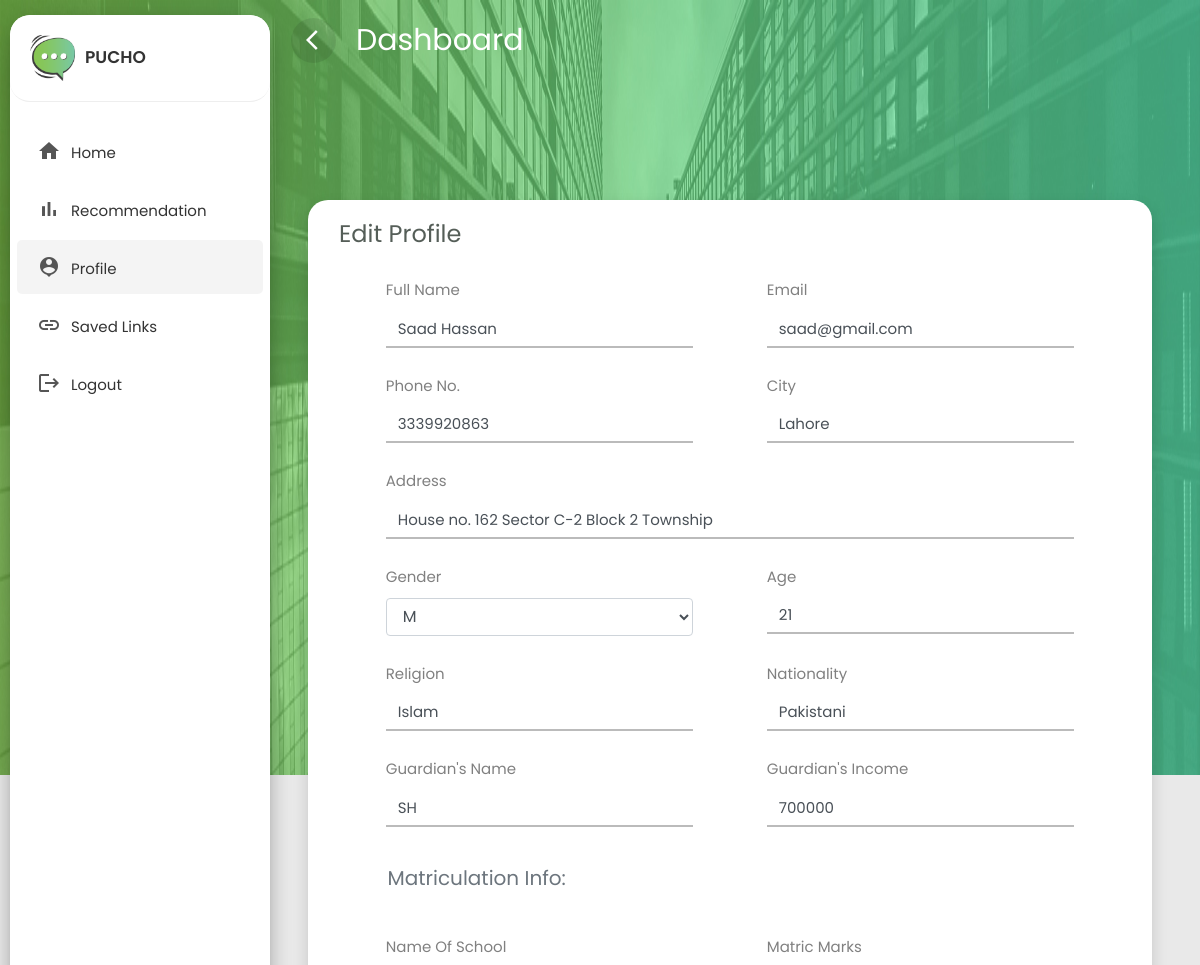
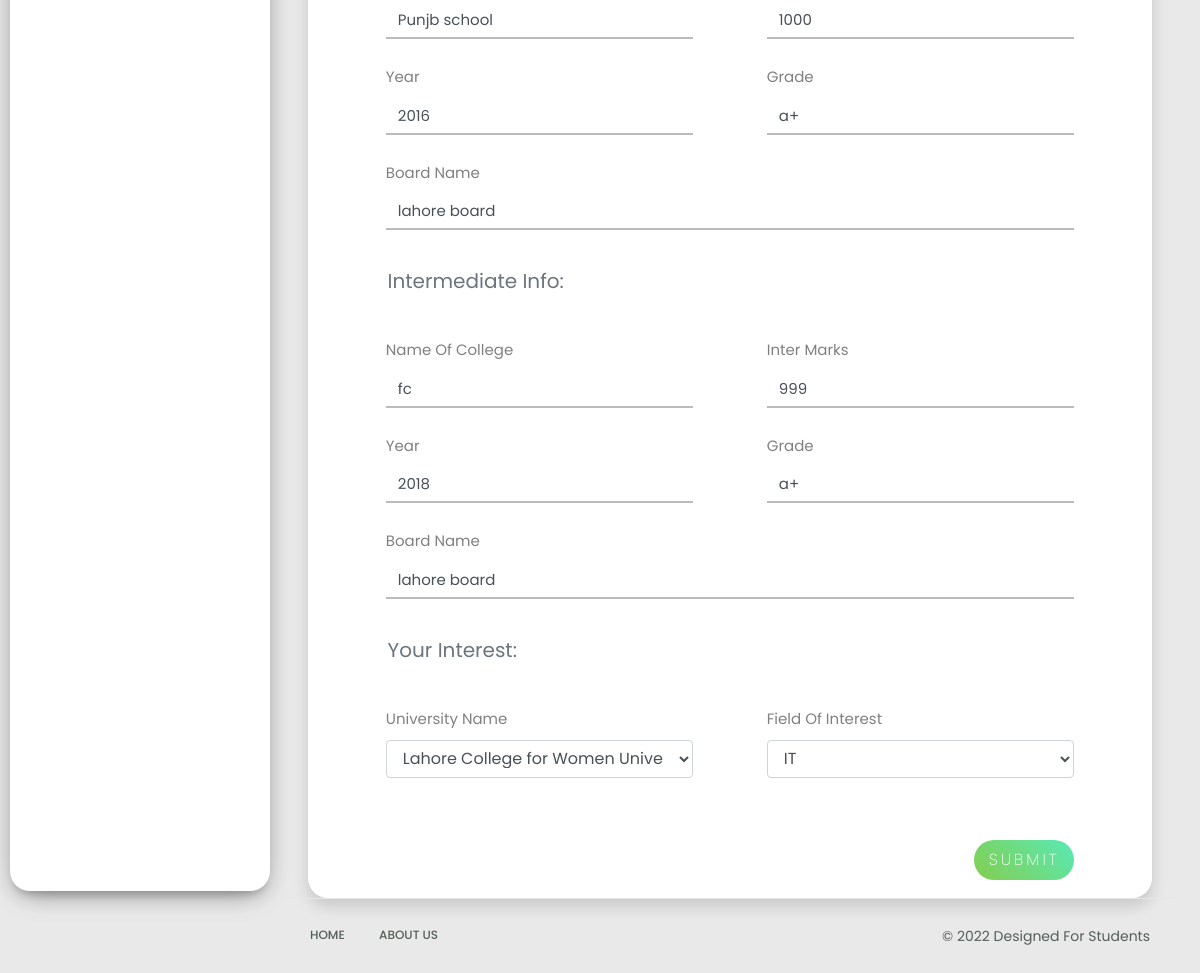
/edit/ (signed in), run on the app's committed database (2 pictures, top to bottom).
### profiles/models.py (models this page shows, shortened)
class Profile(models.Model):
    full_name = models.CharField(max_length=50)
    email = models.EmailField()
    phone_number = models.IntegerField()
    city = models.CharField(max_length=50)
    address = models.CharField(max_length=50)
    gender = models.CharField(max_length=15,choices=choices,default="Male")
    age = models.IntegerField()
    religion = models.CharField(max_length=50)
    nationality = models.CharField(max_length=50)
    gaurdian_name = models.CharField(max_length=50)
    gaurdian_income = models.IntegerField()
    name_of_school = models.CharField(max_length=50)
    matric_marks = models.IntegerField()
    year_of_matric = models.IntegerField()
    matric_grade = models.CharField(max_length=10)
    matric_board = models.CharField(max_length=50)
    name_of_college = models.CharField(max_length=50)
    inter_marks = models.IntegerField()
    year_of_inter = models.IntegerField()
    inter_grade = models.CharField(max_length=10)
    inter_board = models.CharField(max_length=50)
    university_name = models.CharField(max_length=50,choices=uni_choices,default="University of Engineering and Technology")
    field_of_interest = models.CharField(max_length=50,choices=dept_choices,default="SE")
    student = models.ForeignKey(User, on_delete=models.CASCADE)

### profiles/views.py (the view, shortened to what this page needs)
# urls.py: path('edit/', edit, name="edit"),
def edit(request):
    query = Profile.objects.get(student=request.user)
    return render(request, "edit.html",{"query":query})

### templates/edit.html (shortened to what this page needs)
{%  load static  %}
<!doctype html>
<html lang="en">
  <head>
    <link rel="stylesheet" href="{% static 'css/bootstrap.min.css' %}">
    <link rel="stylesheet" href="{% static 'css/dashboard.css' %}">
  </head>
  <body>
    <div class="wrapper">
        <nav id="sidebar">
          <div class="sidebar-header">
            <h3><img src="{% static 'images/logo2.png' %}" class="image-fluid"/><span>Pucho</span></h3>
          </div>
          <ul class="list-unstyled components">
            <li>
              <a href="{% url 'home' %}" class="dashboard"><i class="material-icons">home</i><span>Home</span></a>
            </li>
            <li>
              <a href="{% url 'recommendation' %}" class="dashboard"><i class="material-icons">bar_chart</i><span>Recommendation</span></a>
            </li>
            <li class="active">
              <a href="{% url 'profile' %}" class="dashboard"><i class="material-icons">person_pin</i><span>Profile</span></a>
            </li>
            <li  class="">
              <a href="{% url 'savedlinks' %}" class="dashboard"><i class="material-icons">link</i><span>Saved Links</span></a>
            </li>
            <li  class="">
              <a href="{% url 'logout' %}?next=/home" class="dashboard"><i class="material-icons">logout</i><span>Logout</span></a>
            </li>
          </ul>
        </nav>
        <div id="content">
          <div class="top-navbar">
            <nav class="navbar navbar-expand-lg">
              <div class="container-fluid">
                <div class="d-flex justify-content-start">
                  <button type="button" id="sidebarCollapse" class="d-xl-block d-lg-block d-md-mone d-none more-button2">
                    <span class="material-icons">arrow_back_ios</span>
                  </button>
                  <a class="navbar-brand"> Dashboard </a>
                </div>
              </div>
            </nav>
	        </div>
        	<div class="main-content">
            <div class="main-content">
              <div class="row content">
                <div class="col-lg-12 col-md-12 col-sm-12">
                  <div class="profile-form shadow mx-2 bookmarks">
                    <div class="row mx-3">
                      <div class="col-lg-12 m-auto">
                        <div class="mt-3">
                          <h4>Edit Profile</h4>
                        </div>
                        <form method="post" enctype="multipart/form-data" action="" class="multisteps-form__form col-lg-12 col-md-12 col-sm-12">
                          <div class="multisteps-form__content">
                            <div class="form-row mt-4 justify-content-around">
                              <div class="col-lg-5 col-md-5 col-sm-6 mt-4 mt-sm-0">
                                <label for="">Full Name</label>
                                <input class="multisteps-form__input form-control" type="text" name="full_name" required value="{{query.full_name}}">
                              </div>
                              <div class="col-lg-5 col-md-5 col-sm-6 mt-4 mt-sm-0">
                                <label for="">Email</label>
                                <input class="multisteps-form__input form-control" type="text" name="email" value="{{query.email}}" required/>
                              </div>
                            </div>
                            <div class="form-row mt-4 justify-content-around">
                              <div class="col-lg-5 col-md-5 col-sm-6 mt-4 mt-sm-0">
                                <label for="">Phone No.</label>
                                <input class="multisteps-form__input form-control" type="text" name="phone_number" value="{{query.phone_number}}" required/>
                              </div>
                              <div class="col-lg-5 col-md-5 col-sm-6 mt-4 mt-sm-0">
                                <label for="">City</label>
                                <input class="multisteps-form__input form-control" type="text" name="city" value="{{query.city}}" required/>
                              </div>
                            </div>
                            <div class="form-row mt-4 justify-content-around">
                              <div class="col-lg-11 col-md-11 col-sm-12 mt-4 mt-sm-0">
                                <label for="">Address</label>
                                <input class="multisteps-form__input form-control" type="text" name="address" value="{{query.address}}" required/>
                              </div>
                            </div>
                            <div class="form-row mt-4 justify-content-around">
                              <div class="col-lg-5 col-md-5 col-sm-6 mt-4 mt-sm-0">
                                <label for="">Gender</label>
                                <select class="multisteps-form__select form-control" name="gender" required>
                                  <option>{{query.gender}}</option>
                                </select>
                              </div>
                              <div class="col-lg-5 col-md-5 col-sm-6 mt-4 mt-sm-0">
                                <label for="">Age</label>
                                <input class="multisteps-form__input form-control" type="text" name="age" value="{{query.age}}" required/>
                              </div>
                            </div>
                            <div class="form-row mt-4 justify-content-around">
                                <div class="col-lg-5 col-md-5 col-sm-6 mt-4 mt-sm-0">
                                  <label for="">Religion</label>
                                  <input class="multisteps-form__input form-control" type="text" name="religion" value="{{query.religion}}" required/>
                                </div>
                                <div class="col-lg-5 col-md-5 col-sm-6 mt-4 mt-sm-0">
                                  <label for="">Nationality</label>
                                  <input class="multisteps-form__input form-control" type="text" name="nationality" value="{{query.nationality}}" required/>
                                </div>
                              </div>
                            <div class="form-row mt-4 justify-content-around">
                              <div class="col-lg-5 col-md-5 col-sm-6 mt-4 mt-sm-0">
                                <label for="">Guardian's Name</label>
                                <input class="multisteps-form__input form-control" type="text" name="gaurdian_name" value="{{query.gaurdian_name}}" required/>
                              </div>
                              <div class="col-lg-5 col-md-5 col-sm-6 mt-4 mt-sm-0">
                                <label for="">Guardian's Income</label>
                                <input class="multisteps-form__input form-control" type="text" name="gaurdian_income" value="{{query.gaurdian_income}}" required/>
                              </div>
                            </div>
                            <div class="multisteps-form__content">
                              <div class="row  justify-content-around">
                                <div class="multisteps-form__subtitle text-muted p-2 mt-4 col-lg-11 col-md-11 col-sm-11">
                                  <h5 class="pl-2 pt-1">Matriculation Info:</h5>
                                </div>
                              </div>
                              <div class="form-row mt-4 justify-content-around">
                                <div class="col-lg-5 col-md-5 col-sm-6 mt-4 mt-sm-0">
                                  <label for="">Name of School</label>
                                  <input class="multisteps-form__input form-control" type="text" name="name_of_school" value="{{query.name_of_school}}" required/>
                                </div>
                                <div class="col-lg-5 col-md-5 col-sm-6 mt-4 mt-sm-0">
                                  <label for="">Matric Marks</label>
                                  <input class="multisteps-form__input form-control" type="text" name="matric_marks" value="{{query.matric_marks}}" required/>
                                </div>
                              </div>
                              <div class="form-row mt-4 justify-content-around">
                                <div class="col-lg-5 col-md-5 col-sm-6 mt-4 mt-sm-0">
                                  <label for="">Year</label>
                                  <input class="multisteps-form__input form-control" type="text" name="year_of_matric" value="{{query.year_of_matric}}" required/>
                                </div>
                                <div class="col-lg-5 col-md-5 col-sm-6 mt-4 mt-sm-0">
                                  <label for="">Grade</label>
                                  <input class="multisteps-form__input form-control" type="text" name="matric_grade" value="{{query.matric_grade}}" required/>
                                </div>
                              </div>
                              <div class="form-row mt-4 justify-content-around">
                                <div class="col-lg-11 col-md-11 col-sm-12 mt-4 mt-sm-0">
                                  <label for="">Board Name</label>
                                  <input class="multisteps-form__input form-control" type="text" name="matric_board" value="{{query.matric_board}}" required/>
                                </div>
                              </div>
                              <div class="row  justify-content-around">
                                <div class="multisteps-form__subtitle text-muted p-2 mt-4 col-lg-11 col-md-11 col-sm-11">
                                  <h5 class="pl-2 pt-1">Intermediate Info:</h5>
                                </div>
                              </div>
                              <div class="form-row mt-4 justify-content-around">
                                <div class="col-lg-5 col-md-5 col-sm-6 mt-4 mt-sm-0">
                                  <label for="">Name of College</label>
                                  <input class="multisteps-form__input form-control" type="text" name="name_of_college" value="{{query.name_of_college}}" required/>
                                </div>
                                <div class="col-lg-5 col-md-5 col-sm-6 mt-4 mt-sm-0">
                                  <label for="">Inter Marks</label>
                                  <input class="multisteps-form__input form-control" type="text" name="inter_marks" value="{{query.inter_marks}}" required/>
                                </div>
                              </div>
                              <div class="form-row mt-4 justify-content-around">
                                <div class="col-lg-5 col-md-5 col-sm-6 mt-4 mt-sm-0">
                                  <label for="">Year</label>
                                  <input class="multisteps-form__input form-control" type="text" name="year_of_inter" value="{{query.year_of_inter}}" required/>
                                </div>
                                <div class="col-lg-5 col-md-5 col-sm-6 mt-4 mt-sm-0">
                                  <label for="">Grade</label>
                                  <input class="multisteps-form__input form-control" type="text" name="inter_grade" value="{{query.inter_grade}}" required/>
                                </div>
                              </div>
                              <div class="form-row mt-4 justify-content-around">
                                <div class="col-lg-11 col-md-11 col-sm-12 mt-4 mt-sm-0">
                                  <label for="">Board Name</label>
                                  <input class="multisteps-form__input form-control" type="text" name="inter_board" value="{{query.inter_board}}" required/>
                                </div>
                              </div>
                            </div>
                            <div class="row  justify-content-around">
                              <div class="multisteps-form__subtitle text-muted p-2 mt-4 col-lg-11 col-md-11 col-sm-11">
                                <h5 class="pl-2 pt-1">Your Interest:</h5>
                              </div>
                            </div>
                            <div class="form-row mt-4 justify-content-around">
                              <div class="col-lg-5 col-md-5 col-sm-6 mt-4 mt-sm-0">
                                <label for="">University Name</label>
                                <select class="multisteps-form__select form-control" name="university_name" required>
                                  <option>{{query.university_name}}</option>
                                </select>
                              </div>
                              <div class="col-lg-5 col-md-5 col-sm-6 mt-4 mt-sm-0">
                                <label for="">Field of Interest</label>
                                <select class="multisteps-form__select form-control" name="field_of_interest" required>
                                  <option>{{query.field_of_interest}}</option>
                                </select>
                              <div class="col-lg-11">
                                <span class="text-white">a</span>
                                <span class="text-white">a</span>
                              </div>
                                <div class="d-flex mt-3">
                                <input type="submit" name="" value="Submit" class="btn btn-edit ml-auto">
                              </div>
                              </div>
                            </div>
                          </div>
                        </form>
                      </div>
                    </div>
                  </div>
                </div>
              </div>
            </div>
            <footer class="footer">
              <div class="container-fluid">
               <div class="row">
                 <div class="col-md-6">
                   <nav class="d-flex">
                     <ul class="m-0 p-0">
                       <li>
                         <a href="home.html">
                           Home
                         </a>
                       </li>
                       <li>
                         <a href="about.html">
                           About Us
                         </a>
                       </li>
                     </ul>
                   </nav>
                 </div>
                 <div class="col-md-6">
                   <p class="copyright d-flex justify-content-end"> &copy 2022 Designed For Students</p>
                 </div>
               </div>
             </div>
            </footer>
          </div>
        </div>
      </div>
  </body>
</html>

### data on the page
Profile: full_name "Saad Hassan", email "saad@gmail.com", phone_number "3339920863", city "Lahore", address "House no. 162 Sector C-2 Block 2 Township", gender "M", age "21", religion "Islam", nationality "Pakistani", gaurdian_name "SH", gaurdian_income "700000", name_of_school "Punjb school", matric_marks "1000", year_of_matric "2016", matric_grade "a+", matric_board "lahore board", name_of_college "fc", inter_marks "999", year_of_inter "2018", inter_grade "a+", inter_board "lahore board", university_name "Lahore College for Women University", field_of_interest "IT"
